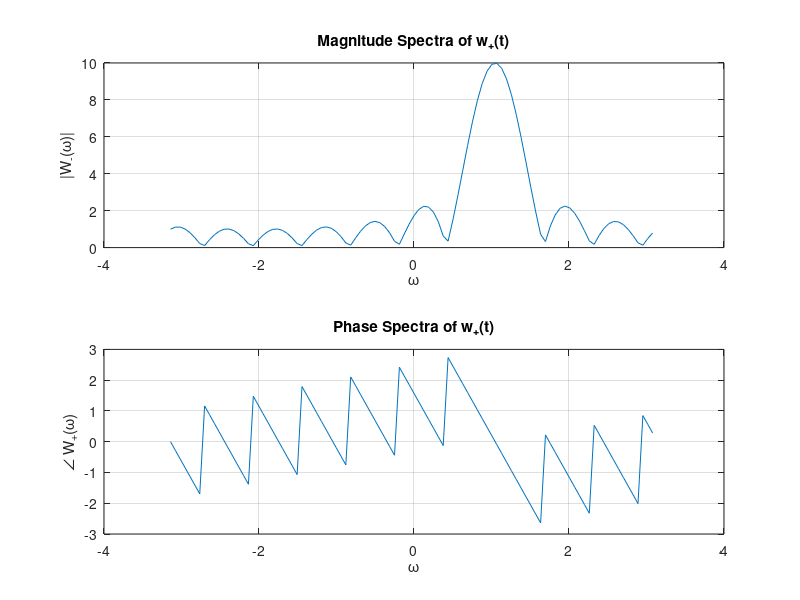
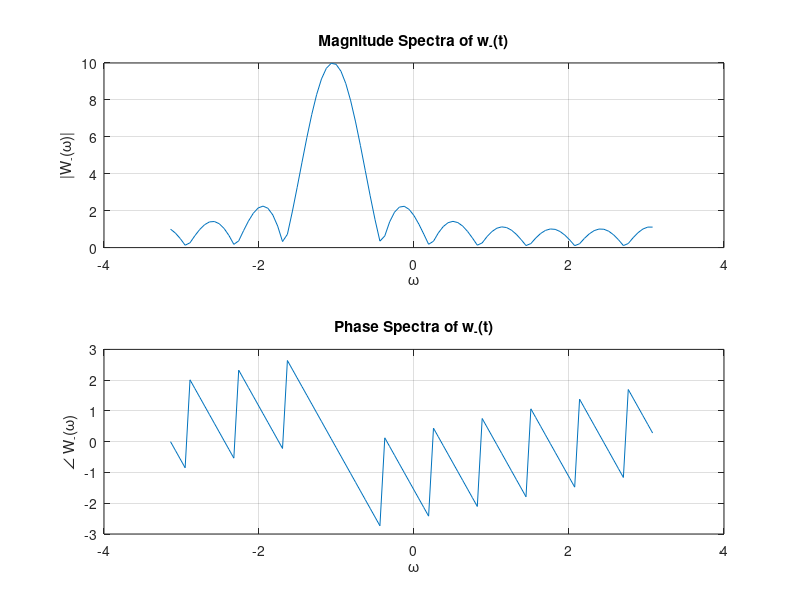
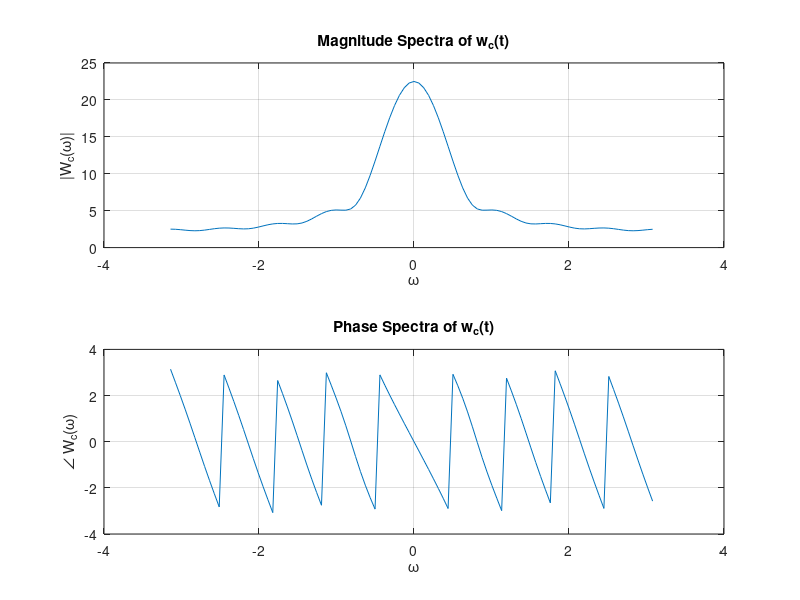

These charts were generated, in order, by the following MATLAB code:
%A.6: Compute Fourier Transform of narrower pulse

%% Initialization
clear; clc; close all;

%create rect pulse 
N = 100; PulseWidth = 10;
t = [0:1:(N-1)];    
x = [ones(1,PulseWidth), zeros(1,N-PulseWidth)];   

% Perform fourier transform on x
Xf = fft(x); %to get the freq domain func

%define the complex function Xf's domain.
f = [-(N/2):1:(N/2)-1]*(1/N);       
w = 2*pi*f; %convert to rad/s

%% Compute w_+(t) = x(t)e^(j(pi/3)t and it's Fourier Transform
w_plus = x .* exp(  ( (1i*(pi/3)).*t )  );
W_plus = fft(w_plus);

%% Compute w_-(t) = x(t)e^(-j(pi/3)t and its fourier Transform
w_minus = x .* exp(  ( (-1*1i*(pi/3)).*t )  );
W_minus = fft(w_minus);

%% Compute w_c(t) = x(t)cos(pi/3)t and its fourier Transform
w_c = x .* cos(pi/3) .* t;
W_c = fft(w_c);

%% Plot and compare the magnitude and phase Spectra

figure('Name', 'Magnitude and Phase Spectra for w_+(t)');
%plot amplitude (magnitude) spectra
subplot(211); plot(w,fftshift( abs(W_plus))); grid on;  
xlabel('\omega'); ylabel('|W_{-}(\omega)|');
title('Magnitude Spectra of w_{+}(t)');
%plot phase spectra
subplot(212); plot(w,fftshift(angle(W_plus))); grid on; 
xlabel('\omega'); ylabel('\angle W_{+}(\omega)');
title('Phase Spectra of w_{+}(t)');

figure('Name', 'Magnitude and Phase Spectra for w_-(t)');
%plot amplitude (magnitude) spectra
subplot(211); plot(w,fftshift( abs(W_minus))); grid on;  
xlabel('\omega'); ylabel('|W_{-}(\omega)|');
title('Magnitude Spectra of w_{-}(t)');
%plot phase spectra
subplot(212); plot(w,fftshift(angle(W_minus))); grid on; 
xlabel('\omega'); ylabel('\angle W_{-}(\omega)');
title('Phase Spectra of w_{-}(t)');

figure('Name', 'Magnitude and Phase Spectra for w_c(t)');
%plot amplitude (magnitude) spectra
subplot(211); plot(w,fftshift( abs(W_c))); grid on;  
xlabel('\omega'); ylabel('|W_{c}(\omega)|');
title('Magnitude Spectra of w_{c}(t)');
%plot phase spectra
subplot(212); plot(w,fftshift(angle(W_c))); grid on; 
xlabel('\omega'); ylabel('\angle W_{c}(\omega)');
title('Phase Spectra of w_{c}(t)');